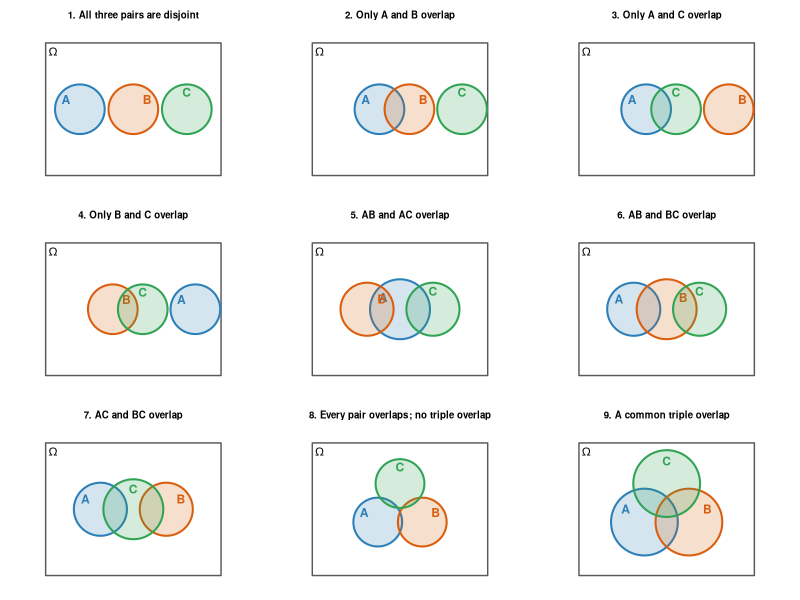
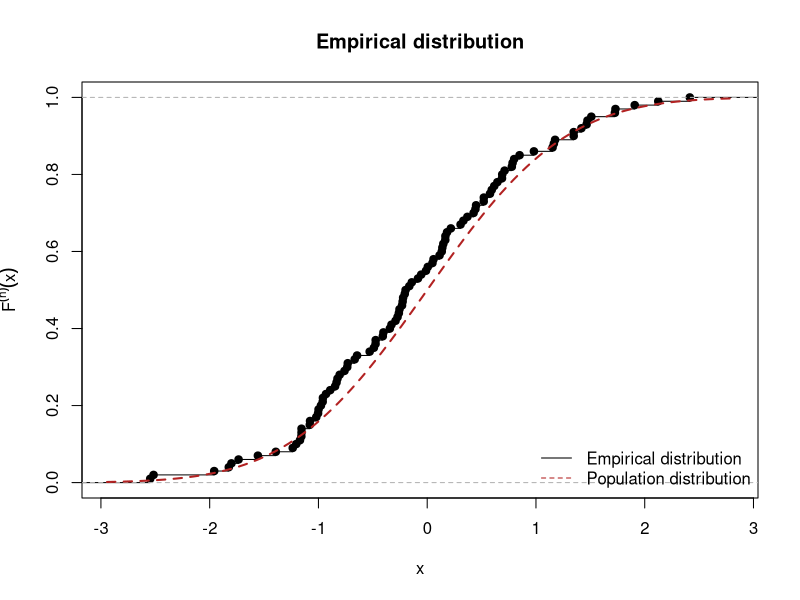
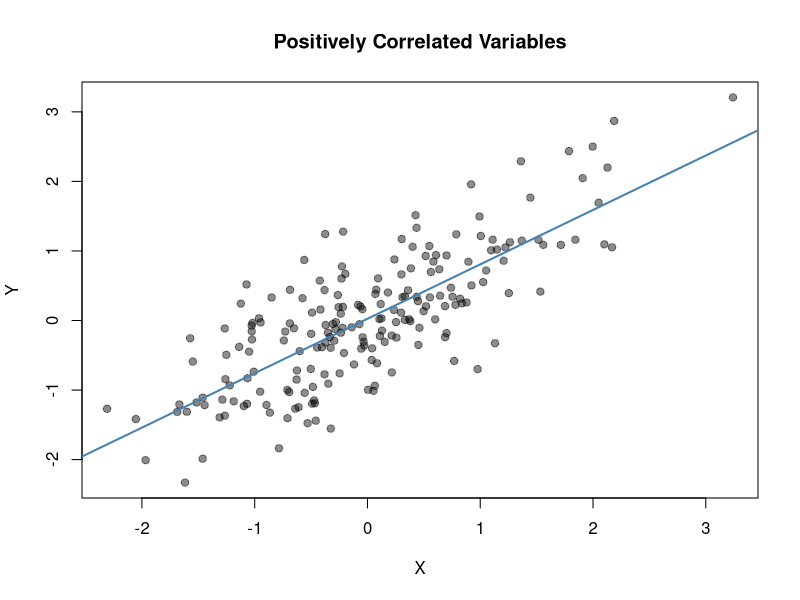
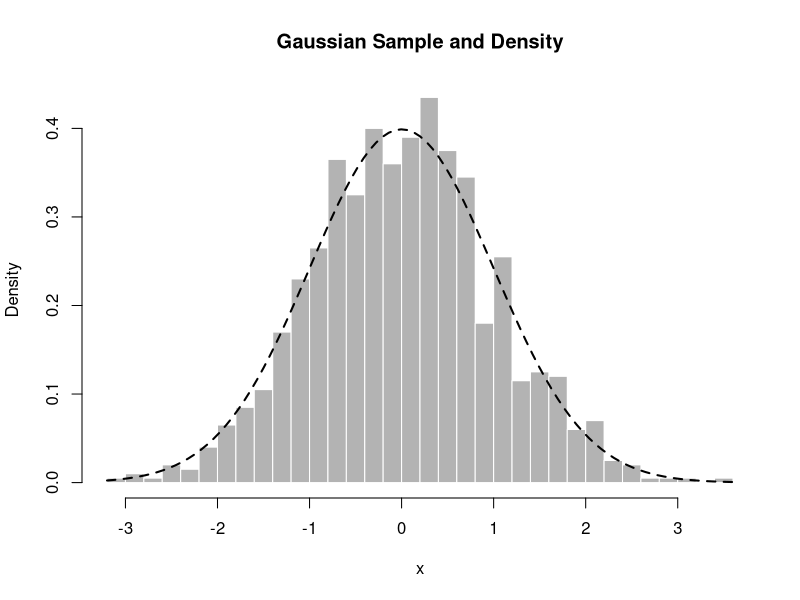
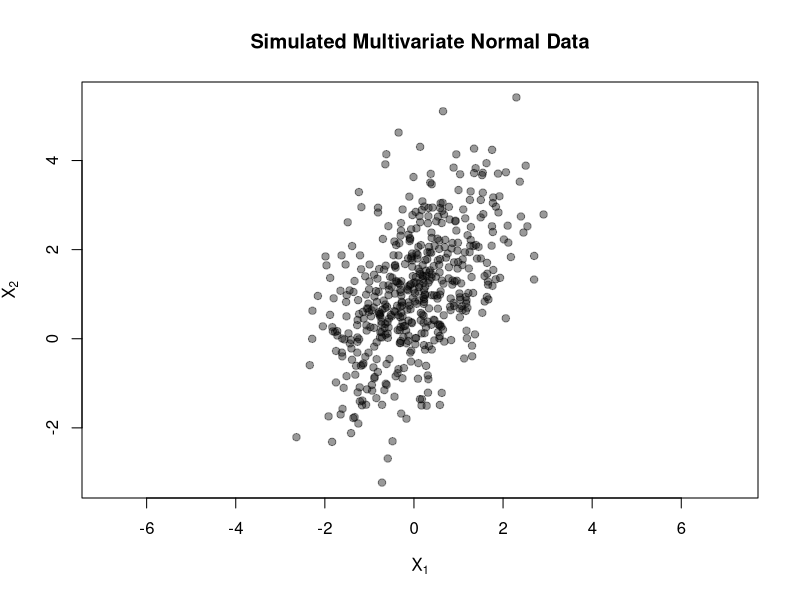
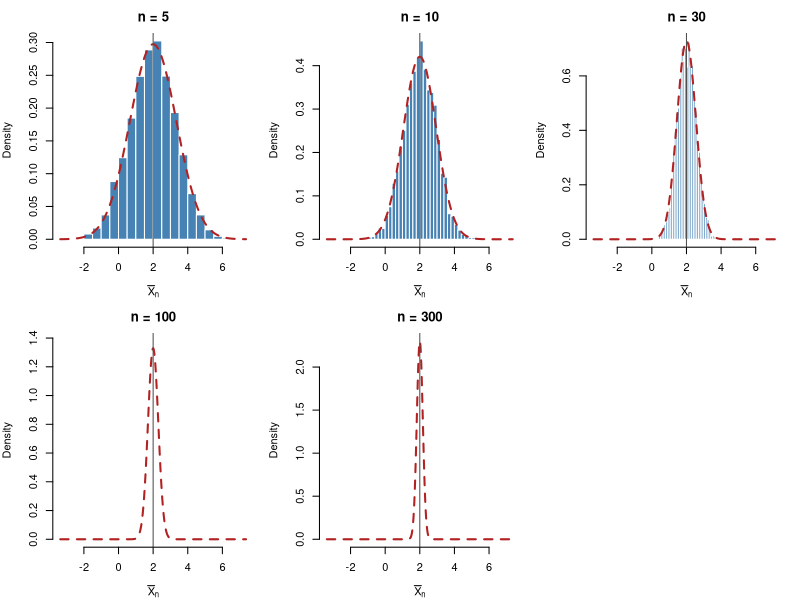
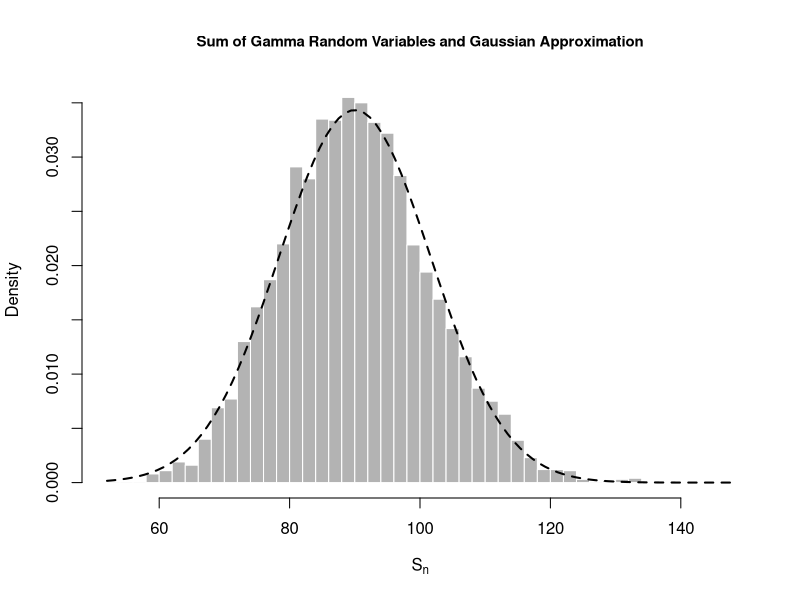
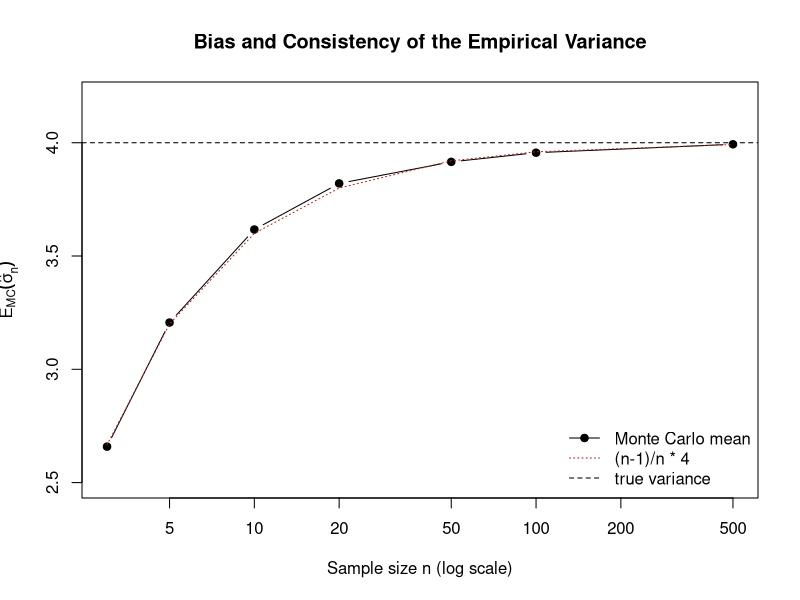

Here is the R script that generated these plots, in order:
# Grafici del Modulo 3 (Introduction to Statistics), in base R.
# Uso: dalla cartella maths/, Rscript img/stats_plots.R

# ---------------------------------------------------------------- Venn: 9 configurazioni
draw_circle <- function(x, y, radius, border, fill, label, label_x, label_y) {
  theta <- seq(0, 2 * pi, length.out = 300)
  polygon(x + radius * cos(theta), y + radius * sin(theta), border = border, col = fill, lwd = 2)
  text(label_x, label_y, label, col = border, font = 2, cex = 1.1)
}
draw_configuration <- function(centres, radii, main) {
  plot.new()
  plot.window(xlim = c(-2.15, 2.15), ylim = c(-1.65, 1.65), asp = 1)
  rect(-2.05, -1.55, 2.05, 1.55, border = "grey35", lwd = 1.4)
  text(-1.88, 1.35, expression(Omega), cex = 1.05)
  cols <- c("#2C7FB8", "#D95F0E", "#31A354")
  fills <- grDevices::adjustcolor(cols, alpha.f = 0.20)
  for (i in 1:3) {
    a <- c(145, 35, 90)[i] * pi / 180
    draw_circle(centres[i, 1], centres[i, 2], radii[i], cols[i], fills[i], c("A", "B", "C")[i],
                centres[i, 1] + 0.68 * radii[i] * cos(a), centres[i, 2] + 0.68 * radii[i] * sin(a))
  }
  title(main = main, line = 1.1, cex.main = 0.88)
}
pdf("img/venn-configurations.pdf", width = 8, height = 6.5)
par(mfrow = c(3, 3), mar = c(1.1, 0.7, 2.5, 0.7))
r <- c(0.58, 0.58, 0.58)
draw_configuration(rbind(c(-1.25, 0), c(0, 0), c(1.25, 0)), r, "1. All three pairs are disjoint")
draw_configuration(rbind(c(-0.48, 0), c(0.22, 0), c(1.45, 0)), r, "2. Only A and B overlap")
draw_configuration(rbind(c(-0.48, 0), c(1.45, 0), c(0.22, 0)), r, "3. Only A and C overlap")
draw_configuration(rbind(c(1.45, 0), c(-0.48, 0), c(0.22, 0)), r, "4. Only B and C overlap")
draw_configuration(rbind(c(0, 0), c(-0.77, 0), c(0.77, 0)), c(0.70, 0.62, 0.62), "5. AB and AC overlap")
draw_configuration(rbind(c(-0.77, 0), c(0, 0), c(0.77, 0)), c(0.62, 0.70, 0.62), "6. AB and BC overlap")
draw_configuration(rbind(c(-0.77, 0), c(0.77, 0), c(0, 0)), c(0.62, 0.62, 0.70), "7. AC and BC overlap")
tri <- rbind(c(-0.52, -0.30), c(0.52, -0.30), c(0, 0.60))
draw_configuration(tri, rep(0.57, 3), "8. Every pair overlaps; no triple overlap")
draw_configuration(tri, rep(0.78, 3), "9. A common triple overlap")
dev.off()

# ---------------------------------------------------------------- screening
p_D <- 0.02; p_T <- 0.95 * p_D + 0.05 * (1 - p_D)
print(c(p_T = p_T, p_D_given_T = 0.95 * p_D / p_T))

# ---------------------------------------------------------------- EDF
set.seed(2026)
x <- rnorm(100)
pdf("img/edf.pdf", width = 6, height = 4.2)
plot(ecdf(x), main = "Empirical distribution", xlab = "x", ylab = expression(F^(n)*(x)))
curve(pnorm(x), add = TRUE, lty = 2, col = "firebrick", lwd = 2)
legend("bottomright", legend = c("Empirical distribution", "Population distribution"),
       lty = c(1, 2), col = c("black", "firebrick"), bty = "n")
dev.off()

# ---------------------------------------------------------------- correlated variables
set.seed(123)
n <- 200
x <- rnorm(n); y <- 0.8 * x + rnorm(n, sd = 0.6)
print(c(covariance = cov(x, y), correlation = cor(x, y)))
pdf("img/correlated.pdf", width = 6, height = 4.5)
plot(x, y, pch = 19, col = rgb(0, 0, 0, 0.45), main = "Positively Correlated Variables", xlab = "X", ylab = "Y")
abline(lm(y ~ x), col = "steelblue", lwd = 2)
dev.off()

# ---------------------------------------------------------------- quantili
print(c(qnorm(0.95), qbinom(0.95, 10, 0.3), qunif(0.25, -1, 3), qexp(0.5, 2)))
set.seed(123); print(quantile(rnorm(100), c(0.25, 0.5, 0.75)))

# ---------------------------------------------------------------- Gaussian sample
set.seed(2026)
xg <- rnorm(1000)
pdf("img/gaussian-sample.pdf", width = 6, height = 4.2)
hist(xg, breaks = 35, freq = FALSE, col = "grey70", border = "white", main = "Gaussian Sample and Density", xlab = "x")
curve(dnorm(x), add = TRUE, lty = 2, lwd = 2)
dev.off()

# ---------------------------------------------------------------- multivariate Gaussian
set.seed(123)
X <- MASS::mvrnorm(n = 500, mu = c(0, 1), Sigma = matrix(c(1, 0.7, 0.7, 2), 2, byrow = TRUE))
print(round(c(colMeans(X), cov(X)), 3))
pdf("img/mvnormal.pdf", width = 6, height = 5)
plot(X, pch = 19, col = rgb(0, 0, 0, 0.4), main = "Simulated Multivariate Normal Data",
     xlab = expression(X[1]), ylab = expression(X[2]), asp = 1)
dev.off()

# ---------------------------------------------------------------- sampling distribution of the mean
set.seed(123)
B <- 5000; sizes <- c(5, 10, 30, 100, 300); mu <- 2; sigma <- 3
sims <- lapply(sizes, function(n) replicate(B, mean(rnorm(n, mu, sigma))))
print(do.call(rbind, lapply(seq_along(sizes), function(k)
  c(n = sizes[k], mean = mean(sims[[k]]), var = var(sims[[k]]), theo = sigma^2 / sizes[k]))))
lims <- mu + c(-4, 4) * sigma / sqrt(min(sizes))
pdf("img/xbar-sampling.pdf", width = 8, height = 5)
par(mfrow = c(2, 3), mar = c(4, 4, 2.5, 1))
for (k in seq_along(sizes)) {
  se <- sigma / sqrt(sizes[k])
  h <- hist(sims[[k]], breaks = 35, plot = FALSE)
  ymax <- max(h$density, dnorm(mu, mu, se))
  hist(sims[[k]], breaks = 35, freq = FALSE, xlim = lims, ylim = c(0, ymax), col = "steelblue",
       border = "white", main = paste("n =", sizes[k]), xlab = expression(bar(X)[n]))
  curve(dnorm(x, mu, se), add = TRUE, lty = 2, lwd = 2, col = "firebrick", n = 400)
  abline(v = mu, col = "grey30")
}
dev.off()

# ---------------------------------------------------------------- CLT: sum of Gamma
set.seed(123)
n_sum <- 30; alpha <- 2; theta <- 1.5
sum_gamma <- replicate(5000, sum(rgamma(n_sum, shape = alpha, scale = theta)))
mu_sum <- n_sum * alpha * theta; sd_sum <- sqrt(n_sum * alpha * theta^2)
print(c(mu_sum = mu_sum, sd_sum = sd_sum, mc_mean = mean(sum_gamma), mc_sd = sd(sum_gamma)))
pdf("img/clt-gamma.pdf", width = 6, height = 4.2)
hist(sum_gamma, breaks = 40, freq = FALSE, col = "grey70", border = "white",
     main = "Sum of Gamma Random Variables and Gaussian Approximation", xlab = expression(S[n]), cex.main = 0.9)
curve(dnorm(x, mu_sum, sd_sum), add = TRUE, lty = 2, lwd = 2)
dev.off()

# ---------------------------------------------------------------- Monte Carlo: empirical variance
set.seed(123)
sigma2_true <- 4; sizes <- c(3, 5, 10, 20, 50, 100, 500)
s2 <- lapply(sizes, function(n) replicate(5000, { x <- rnorm(n, 0, 2); mean((x - mean(x))^2) }))
res <- data.frame(n = sizes, mean_estimator = sapply(s2, mean), bias = sapply(s2, mean) - 4,
                  sd_estimator = sapply(s2, sd), theo_mean = 4 * (sizes - 1) / sizes)
print(res)
pdf("img/variance-bias.pdf", width = 6, height = 4.2)
plot(res$n, res$mean_estimator, type = "b", pch = 19, log = "x", ylim = c(2.5, 4.2),
     main = "Bias and Consistency of the Empirical Variance", xlab = "Sample size n (log scale)",
     ylab = expression(E[MC](hat(sigma)[n]^2)))
lines(res$n, res$theo_mean, lty = 3, col = "firebrick")
abline(h = sigma2_true, lty = 2)
legend("bottomright", c("Monte Carlo mean", "(n-1)/n * 4", "true variance"),
       lty = c(1, 3, 2), pch = c(19, NA, NA), col = c("black", "firebrick", "black"), bty = "n")
dev.off()
pdf("img/variance-sampling.pdf", width = 8, height = 6)
par(mfrow = c(3, 3), mar = c(4, 4, 2.5, 1))
for (k in seq_along(sizes)) {
  hist(s2[[k]], breaks = 35, col = "grey70", border = "white", main = paste("n =", sizes[k]),
       xlab = expression(hat(sigma)[n]^2))
  abline(v = sigma2_true, lty = 2, lwd = 2)
}
dev.off()

# ---------------------------------------------------------------- central region N(0,1)
pdf("img/ci-normal-region.pdf", width = 6, height = 3.8)
z <- seq(-4, 4, length.out = 1000); zl <- qnorm(0.025); zr <- qnorm(0.975)
plot(z, dnorm(z), type = "l", lwd = 2, main = "Central Probability Region of N(0,1)", xlab = "z", ylab = "Density")
inside <- z >= zl & z <= zr
polygon(c(zl, z[inside], zr), c(0, dnorm(z[inside]), 0), col = "grey70", border = NA)
lines(z, dnorm(z), lwd = 2)
abline(v = c(zl, zr), lty = 2)
text(0, 0.15, expression(1 - alpha))
dev.off()

# ---------------------------------------------------------------- bootstrap median
set.seed(123)
n <- 50; x <- rexp(n, rate = 2)
theta_hat <- median(x)
set.seed(456)
theta_boot <- replicate(10000, median(sample(x, size = n, replace = TRUE)))
ci <- unname(quantile(theta_boot, c(0.025, 0.975)))
print(c(theta_true = qexp(0.5, 2), theta_hat = theta_hat, mean = mean(theta_boot), se = sd(theta_boot), ci = ci))
pdf("img/bootstrap-median.pdf", width = 6, height = 4.2)
hist(theta_boot, breaks = 40, freq = FALSE, col = "#9ECAE1", border = "white",
     main = "Bootstrap Distribution of the Sample Median", xlab = "Bootstrap median")
abline(v = ci, lty = 2, col = "#D95F0E", lwd = 2)
abline(v = theta_hat, col = "#238B45", lwd = 2)
dev.off()
set.seed(789)
bf <- boot::boot(x, function(d, i) median(d[i]), R = 10000)
print(boot::boot.ci(bf, conf = 0.95, type = "perc")$percent[4:5])

# ---------------------------------------------------------------- coverage (risultati del modulo)
cov_n <- c(10, 20, 30, 50, 100)
cov_tab <- rbind(asym = c(0.8665, 0.8975, 0.9210, 0.9450, 0.9395),
                 bnorm = c(0.8535, 0.8885, 0.9180, 0.9435, 0.9380),
                 bperc = c(0.8620, 0.8930, 0.9190, 0.9410, 0.9375))
pdf("img/coverage.pdf", width = 6, height = 4.2)
matplot(cov_n, t(cov_tab), type = "b", pch = 19, lty = 1, col = c("firebrick", "darkgreen", "steelblue"),
        ylim = c(0.84, 0.96), xlab = "Sample size n", ylab = "Estimated coverage",
        main = "Coverage as a Function of the Sample Size")
abline(h = 0.95, lty = 2)
legend("bottomright", c("Asymptotic normal", "Bootstrap normal", "Bootstrap percentile"),
       col = c("firebrick", "darkgreen", "steelblue"), pch = 19, lty = 1, bty = "n")
dev.off()
